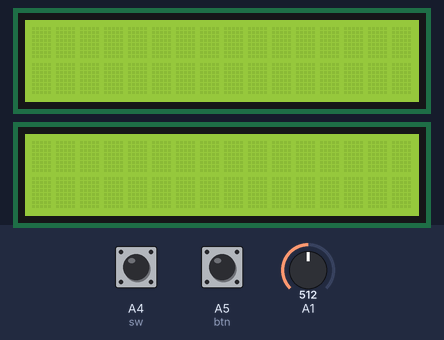
The sketch below on a simulated Arduino Uno, built with avr-gcc and run on an emulated ATmega328P. Shown: 2 × 16×2 character LCD. The inputs (shaded band) are chosen by the test bench; at power-on: A4 (sw) LOW, A5 (btn) HIGH, A1 = 512.

Above: at 1.3 s.
1.4 s: A4 (sw) pulled HIGH for 0.15 s
At 1.55 s:
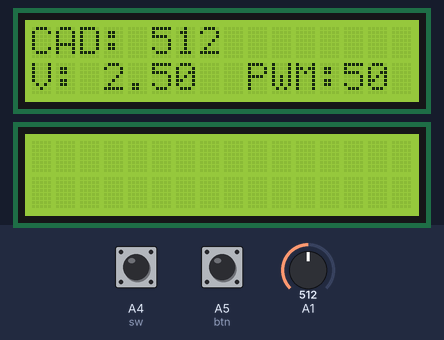
3.2 s: A5 (btn) pulled LOW for 0.15 s
At 4.1 s:
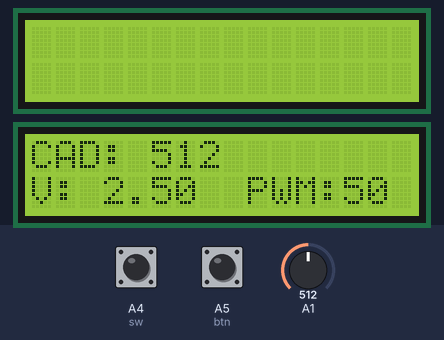
4.8 s: A5 (btn) pulled LOW for 3.2 s
At 6.2 s:
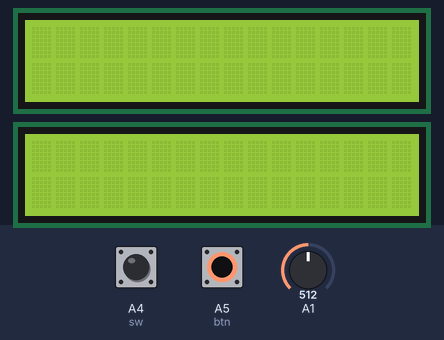
9.5 s: A1 set to 716
At 10.5 s:
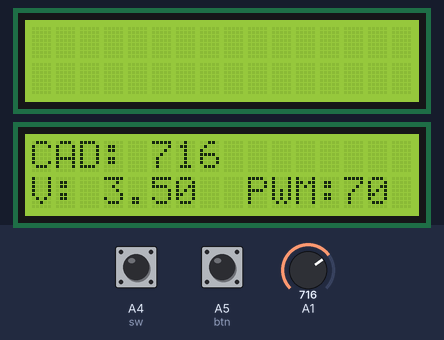
11.0 s: A1 set to 900
At 11.6 s:
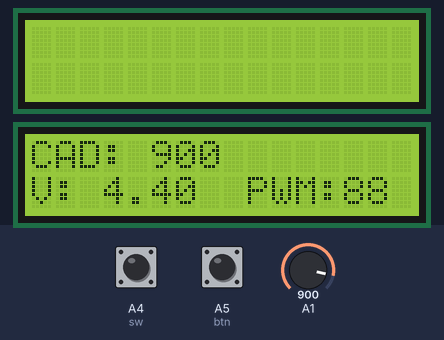
12.5 s: A1 set to 1023
At 13.9 s:
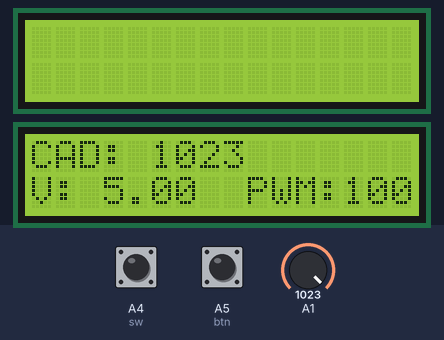
Timing chart, 0 to 15.0 s (numbered marks = the images above; inputs shaded):
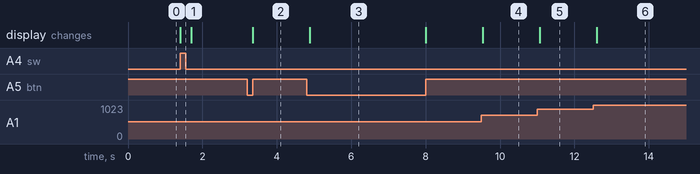

The sketch:

Guatemal_Katherine_DEBER_4.1_SE.ino
```cpp
/*
 *
 * DEBER: 4.1
 * TEMA: CAD Y PWM
 * NOMBRE: Katherine Guatemal
 */

#include <LiquidCrystal.h>
LiquidCrystal lcd(13,12,11,10,9,8);       //seleccion de pines para la LCD
LiquidCrystal lcd1(7,6,5,4,3,2);       //seleccion de pines para la LCD
int conversor;                          //Variables para adquirir datos del conversor a voltaje
float voltaje;                          //variable de conversion de conversor a voltaje
int dutty;                              //variable para el uso de pwm
const int btn =A5;
const int sw =A4;

void setup(){
  lcd.begin(16,2);                      //inicializa la LCD
  lcd1.begin(16,2);                      //inicializa la LCD
  pinMode(btn,INPUT);                  //Entrada digital pin A5
  pinMode(sw,INPUT);                     //Entrada digital pin A4
}

void loop(){
 while(digitalRead(sw)==HIGH){
 conversor=analogRead(A0);              //lectura del canal A0-0-14
 voltaje=(conversor*5.0)/1023.0;        //converson de voltaje
 dutty=conversor/4;                     //cambio la escala para el dutty cicle
 analogWrite(2,dutty);                 //envio del valor al pin 11
 lcd.setCursor(0,0);
 lcd.print("CAD:");
 lcd.setCursor(5,0);
 lcd.print(conversor);
 lcd.setCursor(0,1);
 lcd.print("V:");
 lcd.setCursor(3,1);
 lcd.print(voltaje);
 lcd.setCursor(9,1);
 lcd.print("PWM:");
 lcd.setCursor(13,1);
 lcd.print((dutty*100)/255);
 delay(300);
 lcd.clear();
}
if (digitalRead(btn)==LOW){
  lcd1.clear();
 while (digitalRead(btn)==HIGH){
 conversor=analogRead(A1);              //lectura del canal A1-0-14
 voltaje=(conversor*5.0)/1023.0;        //converson de voltaje
 dutty=conversor/4;                     //cambio la escala para el dutty cicle
 analogWrite(2,dutty);                 //envio del valor al pin 11
 lcd1.setCursor(0,0);
 lcd1.print("CAD:");
 lcd1.setCursor(5,0);
 lcd1.print(conversor);
 lcd1.setCursor(0,1);
 lcd1.print("V:");
 lcd1.setCursor(3,1);
 lcd1.print(voltaje);
 lcd1.setCursor(9,1);
 lcd1.print("PWM:");
 lcd1.setCursor(13,1);
 lcd1.print((dutty*100)/255);
 delay(300);
 lcd1.clear();
 }

}
  }
```

Measured:
- after the input at 1.4 s, the display: changes at once (image 1)
- after the input at 3.2 s, the display: changes after 0.16 s (image 2)
- after the input at 4.8 s, the display: changes after 0.08 s (image 3)
- after the input at 9.5 s, the display: changes at once (image 4)
- after the input at 11.0 s, the display: changes after 0.07 s (image 5)
- after the input at 12.5 s, the display: changes after 0.10 s (image 6)
